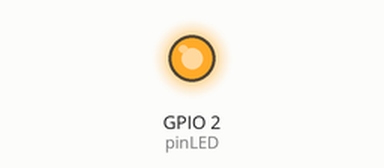
The sketch below on a simulated ESP32. Parts: output pins drawn as LEDs (lit = HIGH). WiFi joins after 1.5 s; servers stay silent unless stated; what the sketch prints to the serial monitor is not drawn.

Above: at 4.0 s.
At 9.0 s:
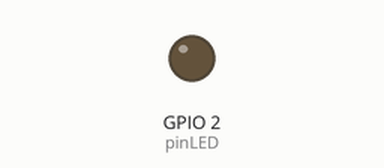
Timing chart, 0 to 14.5 s (numbered marks = the images above):
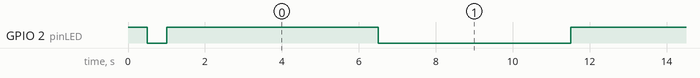

The sketch:

esp32-wifi_ver1.1.ino
```cpp
// (licence header left out)
#include <WiFi.h>

//-------- Configurações de Wi-fi-----------
const char * ssid = ")o,0(";
const char * password = "riko1234";
int pinLED = 2;

void setup()
{
  Serial.begin(115200);
  pinMode(pinLED, OUTPUT);
  digitalWrite(pinLED, 1);


  //---- Tenta conectar a rede Wi-Fi ----
  WiFi.begin(ssid, password);
  Serial.printf("Conectando em %s ", ssid);

  //---- Enquanto estiver conectando ----
  while (WiFi.status() != WL_CONNECTED)
  {
    Serial.println(".");
    delay(500);
    digitalWrite(pinLED, !digitalRead(pinLED));
  }

  Serial.printf("Esp32 conectado em %s", ssid);
  Serial.println();

}


void loop()
{
  if (WiFi.status() == WL_CONNECTED)
  {
    Serial.print("IP Adress: ");
    Serial.println(WiFi.localIP());
    Serial.println();
    digitalWrite(pinLED, 1);
    delay(5000);
    digitalWrite(pinLED, 0);
  }

  else
  {
    Serial.println("Verifique a conexão com a Internet!");
  }
  delay(5000);
}
```

Measured:
- by itself, GPIO 2 (pinLED): repeats every 10.5 s: HIGH 5.5 s, LOW 5.0 s
